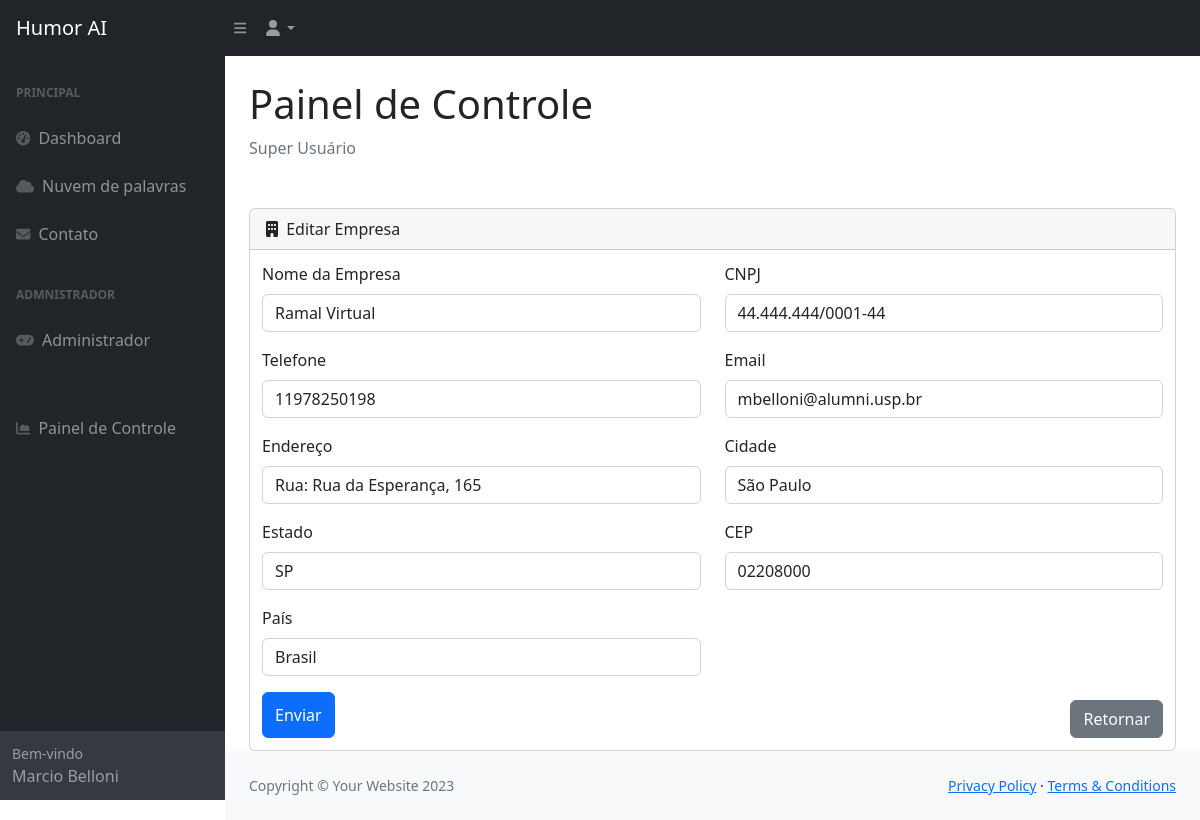
The page /public/editar_empresa.php?id=1 (signed in) on the database its author committed.
### tables this page shows
CREATE TABLE `empresas` (
  `id` int(11) NOT NULL AUTO_INCREMENT,
  `razao` varchar(255) DEFAULT NULL,
  `cnpj` varchar(20) DEFAULT NULL,
  `endereco` varchar(255) DEFAULT NULL,
  `cidade` varchar(255) DEFAULT NULL,
  `estado` varchar(255) DEFAULT NULL,
  `pais` varchar(255) DEFAULT NULL,
  `cep` varchar(10) DEFAULT NULL,
  `telefone` varchar(20) DEFAULT NULL,
  `email` varchar(255) DEFAULT NULL,
  `data_criacao` timestamp NOT NULL DEFAULT current_timestamp(),
  `data_modificacao` timestamp NOT NULL DEFAULT current_timestamp() ON UPDATE current_timestamp(),
  PRIMARY KEY (`id`)
);

### dbm/DBConfig.php (called while the page is built)
<?php
class DBConfig
{
    private static $dbname = "humorai";
    private static $options = [
        PDO::ATTR_ERRMODE => PDO::ERRMODE_EXCEPTION,
        PDO::ATTR_DEFAULT_FETCH_MODE => PDO::FETCH_ASSOC,
    ];
    public static function getServer()
    {
        $host = getenv('DB_HOST') ?: 'humoria-db';
        $port = getenv('DB_PORT') ?: '3306';
        return "{$host}:{$port}";
    }
    public static function getBdName()
    {
        return getenv('DB_NAME') ?: self::$dbname;
    }
    public static function getDSN()
    {
        return "mysql:host=" . self::getServer() . ";dbname=" . self::getBdName();
    }
    public static function getOptions()
    {
        return self::$options;
    }
    public static function getUsername()
    {
        return getenv('DB_USER') ?: 'root';
    }
    public static function getPassword()
    {
        return getenv('DB_PASSWORD');
    }
}
?>

### dbm/DatabaseConnector.php (called while the page is built)
<?php
class DatabaseConnector {
    private $dsn;
    private $username;
    private $password;
    private $options;
    public function __construct($dsn, $username, $password, $options) {
        $this->dsn = $dsn;
        $this->username = $username;
        $this->password = $password;
        $this->options = $options;
    }
    public function connect() {
        return new PDO($this->dsn, $this->username, $this->password, $this->options);
    }
}
?>

### controllers/BDController.php (called while the page is built, shortened)
<?php
class BDController {
    private $dbConnector;
    private $tableName;
    private $column;
    private $value;
    public function __construct($dbConnector, $tableName, $column, $value) {
        $this->dbConnector = $dbConnector->connect();
        $this->tableName = $tableName;
        $this->column = $column;
        $this->value = $value;
    }
    public function getter() {
        $sql = "SELECT * FROM {$this->tableName} WHERE {$this->column} = :value";
        $stmt = $this->dbConnector->prepare($sql);
        $stmt->bindParam(':value', $this->value, PDO::PARAM_STR);
        try {
            $stmt->execute();
            return $stmt->fetchAll(PDO::FETCH_ASSOC);
        } catch (Exception $e) {
            throw new Exception("Select failed: " . $e->getMessage());
        }
    }
}
?>

### public/editar_empresa.php (the view, shortened to what this page needs)
<?php
require("./../dbm/DatabaseConnector.php");
require("./../controllers/BDController.php");
if($_SESSION['user_superuser']==2){
    if (isset($_GET['id'])) {
        $id = $_GET['id'];
        include_once("./../dbm/DBConfig.php");
        $dsn = DBConfig::getDSN();
        $username = DBConfig::getUsername();
        $password = DBConfig::getPassword();
        $options = DBConfig::getOptions();
        $dbConnector = new DatabaseConnector($dsn, $username, $password, $options);
        $empresa = new BDController($dbConnector, "empresas", "id", $id);
        $everybody = $empresa->getter();
    }
    }
?>
<!DOCTYPE html>
<html lang="pt_br">
    <head>
        <link href="https://cdn.jsdelivr.net/npm/simple-datatables@7.1.2/dist/style.min.css" rel="stylesheet" />
        <link href="css/styles.css" rel="stylesheet" />
    </head>
    <body class="sb-nav-fixed">
        <nav class="sb-topnav navbar navbar-expand navbar-dark bg-dark">
            <a class="navbar-brand ps-3" href="dashboard.php">Humor AI</a>
            <button class="btn btn-link btn-sm order-1 order-lg-0 me-4 me-lg-0" id="sidebarToggle" href="#!"><i class="fas fa-bars"></i></button>
            <ul class="navbar-nav ms-auto ms-md-0 me-3 me-lg-4">
                <li class="nav-item dropdown">
                    <a class="nav-link dropdown-toggle" id="navbarDropdown" href="#" role="button" data-bs-toggle="dropdown" aria-expanded="false"><i class="fas fa-user fa-fw"></i></a>
                </li>
            </ul>
        </nav>
        <div id="layoutSidenav">
            <div id="layoutSidenav_nav">
                <nav class="sb-sidenav accordion sb-sidenav-dark" id="sidenavAccordion">
                    <div class="sb-sidenav-menu">
                        <div class="nav">
                            <div class="sb-sidenav-menu-heading">Principal</div>
                            <a class="nav-link" href="dashboard.php">
                            <div class="sb-nav-link-icon"><i class="fas fa-tachometer-alt"></i></div>
                            Dashboard
                            </a>
                            <a class="nav-link" href="detail_cloudwords.php">
                                <div class="sb-nav-link-icon"><i class="fas fa-cloud"></i></div>
                                Nuvem de palavras
                            </a>
                            <a class="nav-link" href="form_contato.php">
                                <div class="sb-nav-link-icon"><i class="fas fa-envelope"></i></div>
                                Contato
                            </a>
                            <?php if ($_SESSION['user_superuser'] > 0){
                                echo'<div class="sb-sidenav-menu-heading">Admnistrador</div>';
                                echo' <a class="nav-link" href="detail_user.php">';
                                echo '<div class="sb-nav-link-icon"><i class="fas fa-gamepad"></i></div>Administrador</a>';
                            }?>
                            <?php if ($_SESSION['user_superuser'] > 1){
                                echo'<div class="sb-sidenav-menu-heading"></div>';
                                echo'<a class="nav-link" href="painel_controle.php">';
                                echo'<div class="sb-nav-link-icon"><i class="fas fa-chart-area"></i></div>Painel de Controle</a>';
                            }?>
                        </div>
                    </div>
                    <div class="sb-sidenav-footer">
                        <div class="small">Bem-vindo</div>
                        <?php echo $_SESSION['user_nome'] . ' ' . $_SESSION['user_sobrenome']; ?>
                    </div>
                </nav>
            </div>
            <div id="layoutSidenav_content">
                <main>
                    <div class="container-fluid px-4">
                        <h1 class="mt-4">Painel de Controle</h1>
                        <ol class="breadcrumb mb-4">
                            <li class="breadcrumb-item active">Super Usuário</li>
                        </ol>
                        <br>
                        <div class="row">
                            <div class="col-xl-12">
                                <div class="card mb-4">
                                    <div class="card-header">
                                        <i class="fas fa-building me-1"></i>
                                        Editar Empresa
                                    </div>
                                    <div class="card-body">
                                        <div class="row">
                                            <div class="col-md-12">
                                            <form action="<?php echo 'editar_empresa.php?id=' . $id; ?>" method="post">
                                                <div class="container">
                                                    <div class="row">
                                                        <div class="col-md-6 mb-3">
                                                            <label for="razao" class="form-label">Nome da Empresa</label>
                                                            <input required type="text" class="form-control" name="new_razao" value="<?php echo htmlspecialchars($everybody[0]['razao']); ?>">
                                                        </div>
                                                        <div class="col-md-6 mb-3">
                                                            <label for="cnpj" class="form-label">CNPJ</label>
                                                            <input required type="text" class="form-control" name="new_cnpj" value="<?php echo htmlspecialchars($everybody[0]['cnpj']); ?>">
                                                        </div>
                                                        <div class="col-md-6 mb-3">
                                                            <label for="telefone" class="form-label">Telefone</label>
                                                            <input required type="tel" class="form-control" name="new_telefone" value="<?php echo htmlspecialchars($everybody[0]['telefone']); ?>">
                                                        </div>
                                                        <div class="col-md-6 mb-3">
                                                            <label for="email" class="form-label">Email</label>
                                                            <input required type="email" class="form-control" name="new_email" value="<?php echo htmlspecialchars($everybody[0]['email']); ?>">
                                                        </div>
                                                        <div class="col-md-6 mb-3">
                                                            <label for="endereco" class="form-label">Endereço</label>
                                                            <input required type="text" class="form-control" name="new_endereco" value="<?php echo htmlspecialchars($everybody[0]['endereco']); ?>">
                                                        </div>
                                                        <div class="col-md-6 mb-3">
                                                            <label for="cidade" class="form-label">Cidade</label>
                                                            <input required type="text" class="form-control" name="new_cidade" value="<?php echo htmlspecialchars($everybody[0]['cidade']); ?>">
                                                        </div>
                                                        <div class="col-md-6 mb-3">
                                                            <label for="estado" class="form-label">Estado</label>
                                                            <input required type="text" class="form-control" name="new_estado" value="<?php echo htmlspecialchars($everybody[0]['estado']); ?>">
                                                        </div>
                                                        <div class="col-md-6 mb-3">
                                                            <label for="cep" class="form-label">CEP</label>
                                                            <input required type="text" class="form-control" name="new_cep" value="<?php echo htmlspecialchars($everybody[0]['cep']); ?>">
                                                        </div>
                                                        <div class="col-md-6 mb-3">
                                                            <label for="pais" class="form-label">País</label>
                                                            <input required type="text" class="form-control" name="new_pais" value="<?php echo htmlspecialchars($everybody[0]['pais']); ?>">
                                                        </div>
                                                    </div>
                                                    <div class="d-flex justify-content-between">
                                                        <button type="submit" class="btn btn-primary" name="submitBtn">Enviar</button>
                                                        <?php if ($_SESSION['user_superuser'] == 2) {
                                                                    echo '<a href="./painel_controle.php"><button type="button" class="btn btn-secondary mt-2">Retornar</button></a>';
                                                                } else{
                                                                    echo '<a href="./detail_user.php"><button type="button" class="btn btn-secondary mt-2">Retornar</button></a>';
                                                                }?>                                                    </div>
                                                </div>
                                            </form>
                                </div>
                                </div>
                            </div>
                        </div>
                    </div>
                </main>
                <footer class="py-4 bg-light mt-auto">
                    <div class="container-fluid px-4">
                        <div class="d-flex align-items-center justify-content-between small">
                            <div class="text-muted">Copyright &copy; Your Website 2023</div>
                            <div>
                                <a href="#">Privacy Policy</a>
                                &middot;
                                <a href="#">Terms &amp; Conditions</a>
                            </div>
                        </div>
                    </div>
                </footer>
            </div>
        </div>
    </body>
</html>

### rows shown on the page
empresas: new_razao "Ramal Virtual", new_cnpj "44.444.444/0001-44", new_telefone "11978250198", new_email "mbelloni@alumni.usp.br", new_endereco "Rua: Rua da Esperança, 165", new_cidade "São Paulo", new_estado "SP", new_cep "02208000", new_pais "Brasil"

### other values the page prints
$_SESSION['user_nome'] "Marcio"
$_SESSION['user_sobrenome'] "Belloni"
